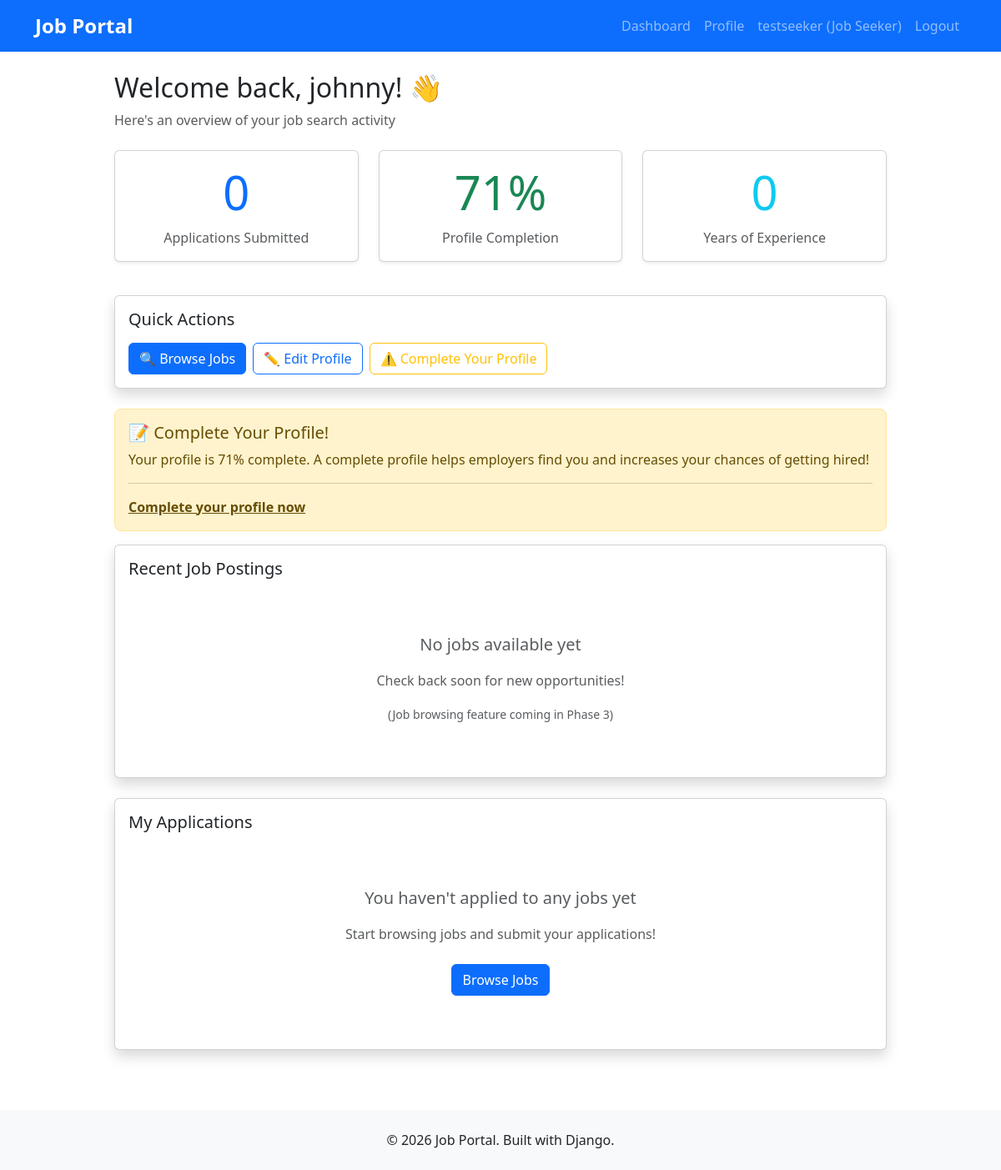
Page /users/dashboard/ (signed in) on the committed database.
### users/models.py (models this page shows)
class User(AbstractUser):
    USER_TYPES = (
        ('job_seeker', 'Job Seeker'),
        ('employer', 'Employer'),
    )
    user_type = models.CharField(max_length=20, choices=USER_TYPES)
    phone = models.CharField(max_length=15, blank=True)
    created_at = models.DateTimeField(auto_now_add=True)
    class Meta:
        db_table = 'users'

class JobSeekerProfile(models.Model):
    user = models.OneToOneField(User, on_delete=models.CASCADE)
    resume = models.FileField(upload_to='resumes/', blank=True)
    skills = models.TextField(blank=True)
    experience_years = models.IntegerField(default=0)
    education = models.CharField(max_length=200, blank=True)
    class Meta:
        db_table = 'job_seeker_profiles'

### users/views.py (the view, shortened to what this page needs)
# urls.py: path('dashboard/', views.dashboard_view, name='dashboard'),
@login_required
def dashboard_view(request):
    user = request.user
    if user.user_type == 'job_seeker':
        try:
            profile = user.jobseekerprofile
        except:
            from .models import JobSeekerProfile
            profile = JobSeekerProfile.objects.create(user=user)
        profile_fields = [
            user.first_name,
            user.last_name,
            user.email,
            user.phone,
            profile.resume,
            profile.skills,
            profile.education,
        ]
        completed_fields = sum(1 for field in profile_fields if field)
        profile_completion = int((completed_fields / len(profile_fields)) * 100)
        from jobs.models import Application
        applications_count = Application.objects.filter(applicant=user).count()
        context = {
            'profile': profile,
            'applications_count': applications_count,
            'profile_completion': profile_completion,
        }
        return render(request, 'users/dashboard_job_seeker.html', context)

### templates/users/dashboard_job_seeker.html (shortened to what this page needs)
{% extends 'base.html' %}
{% block content %}
<div class="row">
    <div class="col-lg-10 mx-auto">
        <div class="mb-4">
            <h2>Welcome back, {{ user.first_name }}! 👋</h2>
            <p class="text-muted">Here's an overview of your job search activity</p>
        </div>
        <div class="row mb-4">
            <div class="col-md-4 mb-3">
                <div class="card shadow-sm h-100">
                    <div class="card-body text-center">
                        <h1 class="display-4 text-primary mb-2">{{ applications_count }}</h1>
                        <p class="text-muted mb-0">Applications Submitted</p>
                    </div>
                </div>
            </div>
            <div class="col-md-4 mb-3">
                <div class="card shadow-sm h-100">
                    <div class="card-body text-center">
                        <h1 class="display-4 text-success mb-2">{{ profile_completion }}%</h1>
                        <p class="text-muted mb-0">Profile Completion</p>
                    </div>
                </div>
            </div>
            <div class="col-md-4 mb-3">
                <div class="card shadow-sm h-100">
                    <div class="card-body text-center">
                        <h1 class="display-4 text-info mb-2">{{ profile.experience_years }}</h1>
                        <p class="text-muted mb-0">Years of Experience</p>
                    </div>
                </div>
            </div>
        </div>
        <div class="card shadow mb-4">
            <div class="card-body">
                <h5 class="card-title mb-3">Quick Actions</h5>
                <div class="d-grid gap-2 d-md-flex">
                    <a href="#" class="btn btn-primary">
                        🔍 Browse Jobs
                    </a>
                    <a href="{% url 'users:profile_edit' %}" class="btn btn-outline-primary">
                        ✏️ Edit Profile
                    </a>
                    {% if profile_completion < 100 %}
                        <a href="{% url 'users:profile_edit' %}" class="btn btn-outline-warning">
                            ⚠️ Complete Your Profile
                        </a>
                    {% endif %}
                </div>
            </div>
        </div>
        {% if profile_completion < 100 %}
        <div class="alert alert-warning" role="alert">
            <h5 class="alert-heading">📝 Complete Your Profile!</h5>
            <p class="mb-0">Your profile is {{ profile_completion }}% complete. A complete profile helps employers find you and increases your chances of getting hired!</p>
            <hr>
            <p class="mb-0">
                <a href="{% url 'users:profile_edit' %}" class="alert-link">Complete your profile now</a>
            </p>
        </div>
        {% endif %}
        <div class="card shadow">
            <div class="card-body">
                <h5 class="card-title mb-3">Recent Job Postings</h5>
                <div class="text-center text-muted py-5">
                    <p class="lead">No jobs available yet</p>
                    <p>Check back soon for new opportunities!</p>
                    <small class="text-muted">(Job browsing feature coming in Phase 3)</small>
                </div>
            </div>
        </div>
        <div class="card shadow mt-4">
            <div class="card-body">
                <h5 class="card-title mb-3">My Applications</h5>
                {% if applications_count > 0 %}
                    <div class="text-center text-muted py-5">
                        <p class="lead">You have {{ applications_count }} application{{ applications_count|pluralize }}</p>
                        <p>Application tracking coming soon!</p>
                    </div>
                {% else %}
                    <div class="text-center text-muted py-5">
                        <p class="lead">You haven't applied to any jobs yet</p>
                        <p>Start browsing jobs and submit your applications!</p>
                        <a href="#" class="btn btn-primary mt-2">Browse Jobs</a>
                    </div>
                {% endif %}
            </div>
        </div>
    </div>
</div>
{% endblock %}

### templates/base.html (shortened to what this page needs)
<!DOCTYPE html>
<html lang="en">
<head>
    <link href="https://cdn.jsdelivr.net/npm/bootstrap@5.3.0/dist/css/bootstrap.min.css" rel="stylesheet">
    {% load static %}
    <link rel="stylesheet" href="{% static 'css/style.css' %}">
</head>
<body>
    <nav class="navbar navbar-expand-lg navbar-dark bg-primary">
        <div class="container">
            <a class="navbar-brand" href="{% url 'home' %}">
                <strong>Job Portal</strong>
            </a>
            <div class="collapse navbar-collapse" id="navbarNav">
                <ul class="navbar-nav ms-auto">
                    {% if user.is_authenticated %}
                        <li class="nav-item">
                            <a class="nav-link" href="{% url 'users:dashboard' %}">Dashboard</a>
                        </li>
                        <li class="nav-item">
                            <a class="nav-link" href="{% url 'users:profile' %}">Profile</a>
                        </li>
                        <li class="nav-item">
                            <a class="nav-link" href="#">
                                {{ user.username }} ({{ user.get_user_type_display }})
                            </a>
                        </li>
<li class="nav-item">
    <a class="nav-link" href="{% url 'users:logout' %}">Logout</a>
</li>
                    {% endif %}
                </ul>
            </div>
        </div>
    </nav>
    <main class="container my-4">
        {% block content %}
        {% endblock %}
    </main>
    <footer class="bg-light text-center py-4 mt-5">
        <div class="container">
            <p class="mb-0">&copy; 2026 Job Portal. Built with Django.</p>
        </div>
    </footer>
</body>
</html>

### static/css/style.css (style rules this page uses)
body { min-height: 100vh; display: flex; flex-direction: column; }
main { flex: 1; }
.navbar-brand { font-size: 1.5rem; }
.card { box-shadow: 0 2px 4px rgba(0,0,0,0.1); transition: transform 0.2s; }
.alert { border-radius: 8px; }

### rows in the picture
User: username "testseeker", user_type "Job Seeker", first_name "johnny"
JobSeekerProfile: experience_years "0"

### other values in the picture
{{ applications_count }} "0"
{{ profile_completion }} "71"
